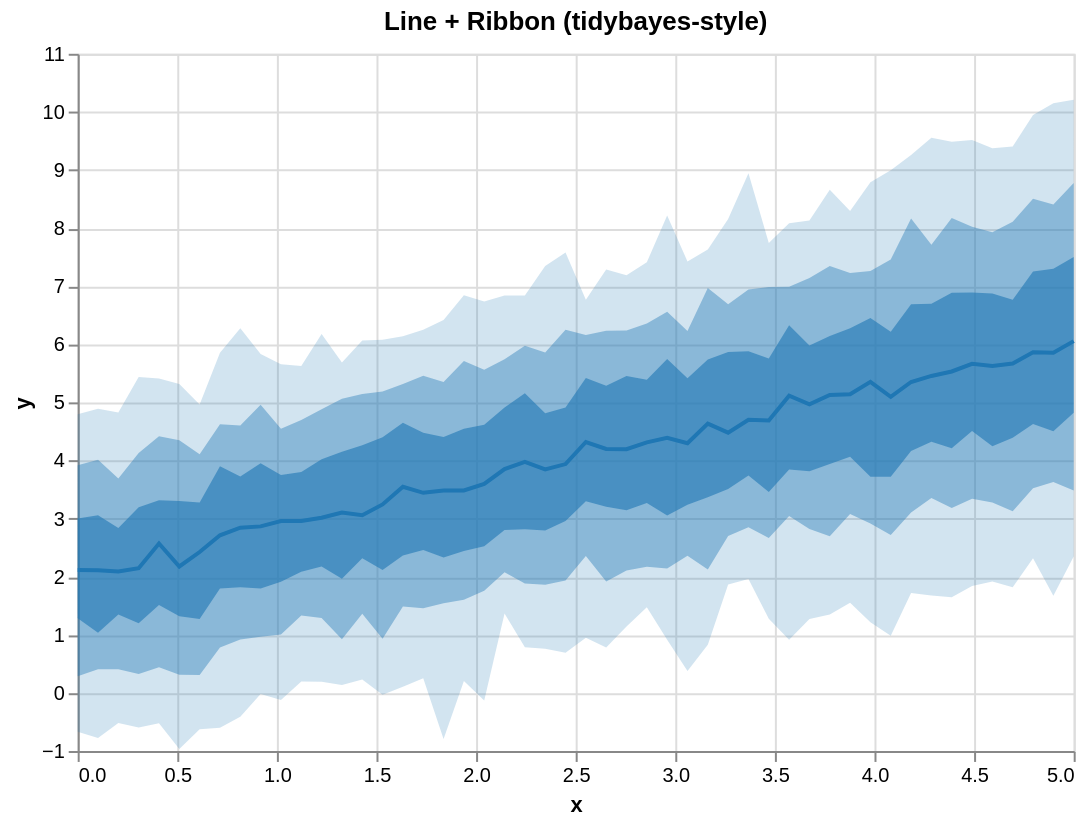

Vega-Lite specification stored for this chart:
### Vega-Lite specification from a JSON file in a GitHub repository (floating-point values rounded to 4 significant figures)
{"$schema": "https://vega.github.io/schema/vega-lite/v5.json", "height": 350, "layer": [{"encoding": {"x": {"field": "x", "type": "quantitative"}, "y2": {"field": "hi_0_95_"}, "y": {"field": "lo_0_95_", "title": "y", "type": "quantitative"}}, "mark": {"line": false, "fill": "#1f77b4", "type": "area", "opacity": 0.2}}, {"encoding": {"x": {"field": "x", "type": "quantitative"}, "y2": {"field": "hi_0_8_"}, "y": {"field": "lo_0_8_", "title": "y", "type": "quantitative"}}, "mark": {"line": false, "fill": "#1f77b4", "type": "area", "opacity": 0.4}}, {"encoding": {"x": {"field": "x", "type": "quantitative"}, "y2": {"field": "hi_0_5_"}, "y": {"field": "lo_0_5_", "title": "y", "type": "quantitative"}}, "mark": {"line": false, "fill": "#1f77b4", "type": "area", "opacity": 0.6}}, {"encoding": {"x": {"field": "x", "type": "quantitative"}, "y": {"field": "__median__", "type": "quantitative"}}, "mark": {"color": "#1f77b4", "strokeWidth": 2, "type": "line"}}], "data": {"values": [{"lo_0_8_": 0.2856, "lo_0_95_": -0.6689, "hi_0_8_": 3.918, "x": 0.0, "__median__": 2.115, "hi_0_5_": 2.999, "hi_0_95_": 4.794, "lo_0_5_": 1.285}, {"lo_0_8_": 0.4085, "lo_0_95_": -0.7778, "hi_0_8_": 4.013, "x": 0.102, "__median__": 2.11, "hi_0_5_": 3.059, "hi_0_95_": 4.889, "lo_0_5_": 1.035}, {"lo_0_8_": 0.4047, "lo_0_95_": -0.5174, "hi_0_8_": 3.688, "x": 0.2041, "__median__": 2.089, "hi_0_5_": 2.836, "hi_0_95_": 4.827, "lo_0_5_": 1.351}, {"lo_0_8_": 0.3252, "lo_0_95_": -0.5959, "hi_0_8_": 4.127, "x": 0.3061, "__median__": 2.145, "hi_0_5_": 3.196, "hi_0_95_": 5.438, "lo_0_5_": 1.2}, {"lo_0_8_": 0.4393, "lo_0_95_": -0.5237, "hi_0_8_": 4.418, "x": 0.4082, "__median__": 2.571, "hi_0_5_": 3.316, "hi_0_95_": 5.409, "lo_0_5_": 1.512}, {"lo_0_8_": 0.3108, "lo_0_95_": -0.9638, "hi_0_8_": 4.35, "x": 0.5102, "__median__": 2.176, "hi_0_5_": 3.304, "hi_0_95_": 5.314, "lo_0_5_": 1.321}, {"lo_0_8_": 0.3097, "lo_0_95_": -0.6247, "hi_0_8_": 4.109, "x": 0.6122, "__median__": 2.425, "hi_0_5_": 3.279, "hi_0_95_": 4.965, "lo_0_5_": 1.273}, {"lo_0_8_": 0.7799, "lo_0_95_": -0.5999, "hi_0_8_": 4.624, "x": 0.7143, "__median__": 2.712, "hi_0_5_": 3.899, "hi_0_95_": 5.855, "lo_0_5_": 1.795}, {"lo_0_8_": 0.9176, "lo_0_95_": -0.4095, "hi_0_8_": 4.602, "x": 0.8163, "__median__": 2.844, "hi_0_5_": 3.722, "hi_0_95_": 6.274, "lo_0_5_": 1.817}, {"lo_0_8_": 0.9645, "lo_0_95_": -0.02007, "hi_0_8_": 4.959, "x": 0.9184, "__median__": 2.866, "hi_0_5_": 3.954, "hi_0_95_": 5.831, "lo_0_5_": 1.797}, {"lo_0_8_": 1.006, "lo_0_95_": -0.1222, "hi_0_8_": 4.547, "x": 1.02, "__median__": 2.957, "hi_0_5_": 3.75, "hi_0_95_": 5.657, "lo_0_5_": 1.913}, {"lo_0_8_": 1.331, "lo_0_95_": 0.1939, "hi_0_8_": 4.696, "x": 1.122, "__median__": 2.958, "hi_0_5_": 3.804, "hi_0_95_": 5.626, "lo_0_5_": 2.084}, {"lo_0_8_": 1.287, "lo_0_95_": 0.1928, "hi_0_8_": 4.881, "x": 1.224, "__median__": 3.014, "hi_0_5_": 4.02, "hi_0_95_": 6.177, "lo_0_5_": 2.177}, {"lo_0_8_": 0.9214, "lo_0_95_": 0.1357, "hi_0_8_": 5.062, "x": 1.327, "__median__": 3.105, "hi_0_5_": 4.152, "hi_0_95_": 5.686, "lo_0_5_": 1.963}, {"lo_0_8_": 1.361, "lo_0_95_": 0.23, "hi_0_8_": 5.142, "x": 1.429, "__median__": 3.059, "hi_0_5_": 4.261, "hi_0_95_": 6.064, "lo_0_5_": 2.319}, {"lo_0_8_": 0.9297, "lo_0_95_": -0.03078, "hi_0_8_": 5.189, "x": 1.531, "__median__": 3.243, "hi_0_5_": 4.399, "hi_0_95_": 6.079, "lo_0_5_": 2.114}, {"lo_0_8_": 1.485, "lo_0_95_": 0.1051, "hi_0_8_": 5.315, "x": 1.633, "__median__": 3.547, "hi_0_5_": 4.651, "hi_0_95_": 6.137, "lo_0_5_": 2.363}, {"lo_0_8_": 1.458, "lo_0_95_": 0.2536, "hi_0_8_": 5.46, "x": 1.735, "__median__": 3.443, "hi_0_5_": 4.479, "hi_0_95_": 6.25, "lo_0_5_": 2.459}, {"lo_0_8_": 1.542, "lo_0_95_": -0.7928, "hi_0_8_": 5.353, "x": 1.837, "__median__": 3.484, "hi_0_5_": 4.403, "hi_0_95_": 6.418, "lo_0_5_": 2.331}, {"lo_0_8_": 1.601, "lo_0_95_": 0.2051, "hi_0_8_": 5.712, "x": 1.939, "__median__": 3.485, "hi_0_5_": 4.544, "hi_0_95_": 6.846, "lo_0_5_": 2.44}, {"lo_0_8_": 1.757, "lo_0_95_": -0.1331, "hi_0_8_": 5.563, "x": 2.041, "__median__": 3.596, "hi_0_5_": 4.615, "hi_0_95_": 6.734, "lo_0_5_": 2.522}, {"lo_0_8_": 2.076, "lo_0_95_": 1.365, "hi_0_8_": 5.741, "x": 2.143, "__median__": 3.852, "hi_0_5_": 4.913, "hi_0_95_": 6.841, "lo_0_5_": 2.802}, {"lo_0_8_": 1.884, "lo_0_95_": 0.7845, "hi_0_8_": 5.976, "x": 2.245, "__median__": 3.976, "hi_0_5_": 5.158, "hi_0_95_": 6.84, "lo_0_5_": 2.815}, {"lo_0_8_": 1.86, "lo_0_95_": 0.7616, "hi_0_8_": 5.861, "x": 2.347, "__median__": 3.847, "hi_0_5_": 4.813, "hi_0_95_": 7.349, "lo_0_5_": 2.793}, {"lo_0_8_": 1.935, "lo_0_95_": 0.6918, "hi_0_8_": 6.248, "x": 2.449, "__median__": 3.938, "hi_0_5_": 4.914, "hi_0_95_": 7.578, "lo_0_5_": 2.959}, {"lo_0_8_": 2.357, "lo_0_95_": 0.947, "hi_0_8_": 6.161, "x": 2.551, "__median__": 4.318, "hi_0_5_": 5.42, "hi_0_95_": 6.766, "lo_0_5_": 3.298}, {"lo_0_8_": 1.919, "lo_0_95_": 0.78, "hi_0_8_": 6.234, "x": 2.653, "__median__": 4.198, "hi_0_5_": 5.287, "hi_0_95_": 7.289, "lo_0_5_": 3.203}, {"lo_0_8_": 2.108, "lo_0_95_": 1.144, "hi_0_8_": 6.239, "x": 2.755, "__median__": 4.194, "hi_0_5_": 5.456, "hi_0_95_": 7.189, "lo_0_5_": 3.144}, {"lo_0_8_": 2.171, "lo_0_95_": 1.473, "hi_0_8_": 6.358, "x": 2.857, "__median__": 4.311, "hi_0_5_": 5.389, "hi_0_95_": 7.411, "lo_0_5_": 3.269}, {"lo_0_8_": 2.139, "lo_0_95_": 0.9156, "hi_0_8_": 6.561, "x": 2.959, "__median__": 4.391, "hi_0_5_": 5.745, "hi_0_95_": 8.214, "lo_0_5_": 3.052}, {"lo_0_8_": 2.361, "lo_0_95_": 0.3782, "hi_0_8_": 6.228, "x": 3.061, "__median__": 4.297, "hi_0_5_": 5.417, "hi_0_95_": 7.426, "lo_0_5_": 3.238}, {"lo_0_8_": 2.122, "lo_0_95_": 0.8297, "hi_0_8_": 6.97, "x": 3.163, "__median__": 4.634, "hi_0_5_": 5.738, "hi_0_95_": 7.632, "lo_0_5_": 3.368}, {"lo_0_8_": 2.698, "lo_0_95_": 1.867, "hi_0_8_": 6.691, "x": 3.265, "__median__": 4.479, "hi_0_5_": 5.866, "hi_0_95_": 8.157, "lo_0_5_": 3.511}, {"lo_0_8_": 2.853, "lo_0_95_": 1.959, "hi_0_8_": 6.945, "x": 3.367, "__median__": 4.701, "hi_0_5_": 5.879, "hi_0_95_": 8.943, "lo_0_5_": 3.743}, {"lo_0_8_": 2.667, "lo_0_95_": 1.275, "hi_0_8_": 6.986, "x": 3.469, "__median__": 4.689, "hi_0_5_": 5.753, "hi_0_95_": 7.745, "lo_0_5_": 3.456}, {"lo_0_8_": 3.046, "lo_0_95_": 0.9137, "hi_0_8_": 6.989, "x": 3.571, "__median__": 5.115, "hi_0_5_": 6.326, "hi_0_95_": 8.083, "lo_0_5_": 3.843}, {"lo_0_8_": 2.819, "lo_0_95_": 1.272, "hi_0_8_": 7.141, "x": 3.673, "__median__": 4.966, "hi_0_5_": 5.978, "hi_0_95_": 8.129, "lo_0_5_": 3.814}, {"lo_0_8_": 2.697, "lo_0_95_": 1.348, "hi_0_8_": 7.346, "x": 3.776, "__median__": 5.128, "hi_0_5_": 6.142, "hi_0_95_": 8.659, "lo_0_5_": 3.941}, {"lo_0_8_": 3.081, "lo_0_95_": 1.549, "hi_0_8_": 7.225, "x": 3.878, "__median__": 5.141, "hi_0_5_": 6.277, "hi_0_95_": 8.294, "lo_0_5_": 4.066}, {"lo_0_8_": 2.915, "lo_0_95_": 1.214, "hi_0_8_": 7.261, "x": 3.98, "__median__": 5.354, "hi_0_5_": 6.45, "hi_0_95_": 8.79, "lo_0_5_": 3.719}, {"lo_0_8_": 2.719, "lo_0_95_": 0.984, "hi_0_8_": 7.461, "x": 4.082, "__median__": 5.096, "hi_0_5_": 6.215, "hi_0_95_": 8.995, "lo_0_5_": 3.72}, {"lo_0_8_": 3.106, "lo_0_95_": 1.719, "hi_0_8_": 8.165, "x": 4.184, "__median__": 5.351, "hi_0_5_": 6.69, "hi_0_95_": 9.257, "lo_0_5_": 4.164}, {"lo_0_8_": 3.355, "lo_0_95_": 1.676, "hi_0_8_": 7.712, "x": 4.286, "__median__": 5.455, "hi_0_5_": 6.696, "hi_0_95_": 9.555, "lo_0_5_": 4.321}, {"lo_0_8_": 3.18, "lo_0_95_": 1.646, "hi_0_8_": 8.172, "x": 4.388, "__median__": 5.532, "hi_0_5_": 6.888, "hi_0_95_": 9.487, "lo_0_5_": 4.213}, {"lo_0_8_": 3.342, "lo_0_95_": 1.841, "hi_0_8_": 8.022, "x": 4.49, "__median__": 5.664, "hi_0_5_": 6.891, "hi_0_95_": 9.518, "lo_0_5_": 4.508}, {"lo_0_8_": 3.279, "lo_0_95_": 1.916, "hi_0_8_": 7.927, "x": 4.592, "__median__": 5.628, "hi_0_5_": 6.876, "hi_0_95_": 9.374, "lo_0_5_": 4.245}, {"lo_0_8_": 3.124, "lo_0_95_": 1.818, "hi_0_8_": 8.11, "x": 4.694, "__median__": 5.67, "hi_0_5_": 6.767, "hi_0_95_": 9.404, "lo_0_5_": 4.39}, {"lo_0_8_": 3.524, "lo_0_95_": 2.319, "hi_0_8_": 8.506, "x": 4.796, "__median__": 5.861, "hi_0_5_": 7.252, "hi_0_95_": 9.947, "lo_0_5_": 4.628}, {"lo_0_8_": 3.63, "lo_0_95_": 1.672, "hi_0_8_": 8.407, "x": 4.898, "__median__": 5.853, "hi_0_5_": 7.3, "hi_0_95_": 10.15, "lo_0_5_": 4.503}, {"lo_0_8_": 3.483, "lo_0_95_": 2.348, "hi_0_8_": 8.776, "x": 5.0, "__median__": 6.054, "hi_0_5_": 7.504, "hi_0_95_": 10.21, "lo_0_5_": 4.821}]}, "title": "Line + Ribbon (tidybayes-style)", "width": 500}
